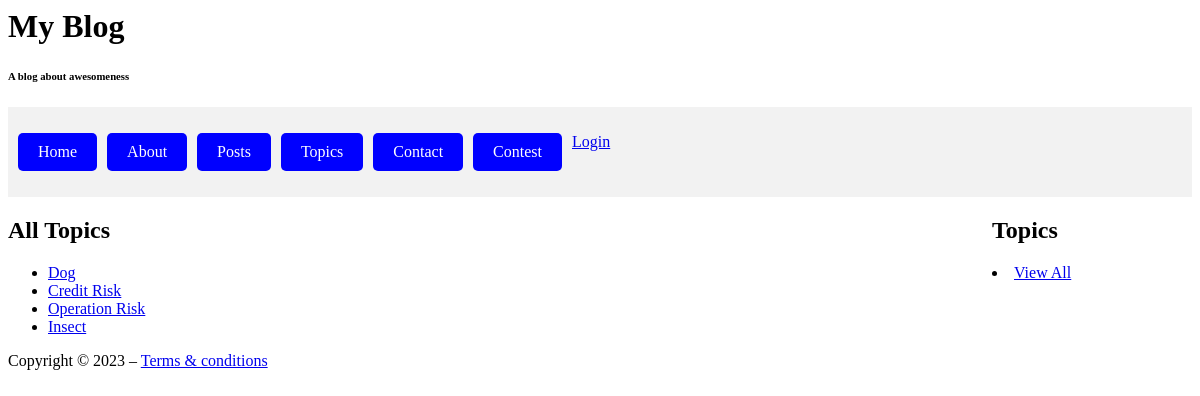
Page /topics/ on the committed database.
### blog/models.py (models this page shows, shortened)
class Topic(models.Model):
    name = models.CharField(max_length=200)
    slug = models.SlugField(unique=True)
    def get_absolute_url(self):
        return reverse('topic-detail', args=[str(self.slug)])

### blog/views.py (the view)
# urls.py: path('topics/', views.TopicListView.as_view(), name='topic-list'),
class TopicListView(ListView):
    model = Topic
    template_name = 'topic_list.html'
    context_object_name = 'topics'

### blog/context_processors.py (called while the page is built)
def base_context(request):
    top_topics = Topic.objects.annotate(post_count=Count('post')).order_by('-post_count')[:5]  # Update this line
    return {'top_topics': top_topics}

### blog/templates/topic_list.html
{% extends 'base.html' %}
{% block content %}
<h2>All Topics</h2>
<ul>
    {% for topic in topics %}
        <li>
            <a href="{{ topic.get_absolute_url }}">{{ topic.name }}</a>
        </li>
    {% endfor %}
</ul>
{% endblock content %}

### rows in the picture
Topic: name "Dog"
Topic: name "Credit Risk"
Topic: name "Operation Risk"
Topic: name "Insect"
